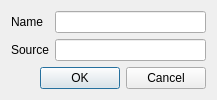
<?xml version="1.0" encoding="UTF-8"?>
<ui version="4.0">
 <class>createTimelineDialog</class>
 <widget class="QDialog" name="createTimelineDialog">
  <property name="geometry">
   <rect>
    <x>0</x>
    <y>0</y>
    <width>217</width>
    <height>95</height>
   </rect>
  </property>
  <property name="windowTitle">
   <string>Create Timeline</string>
  </property>
  <layout class="QVBoxLayout" name="verticalLayout">
   <item>
    <layout class="QFormLayout" name="formLayout">
     <item row="0" column="0">
      <widget class="QLabel" name="nameLabel">
       <property name="sizePolicy">
        <sizepolicy hsizetype="MinimumExpanding" vsizetype="Preferred">
         <horstretch>0</horstretch>
         <verstretch>0</verstretch>
        </sizepolicy>
       </property>
       <property name="text">
        <string>Name</string>
       </property>
      </widget>
     </item>
     <item row="0" column="1">
      <widget class="QLineEdit" name="timelineNameLine"/>
     </item>
     <item row="1" column="0">
      <widget class="QLabel" name="sourceLabel">
       <property name="sizePolicy">
        <sizepolicy hsizetype="Minimum" vsizetype="Preferred">
         <horstretch>0</horstretch>
         <verstretch>0</verstretch>
        </sizepolicy>
       </property>
       <property name="text">
        <string>Source</string>
       </property>
      </widget>
     </item>
     <item row="1" column="1">
      <widget class="QLineEdit" name="timelineSourceLine">
       <property name="text">
        <string/>
       </property>
      </widget>
     </item>
    </layout>
   </item>
   <item>
    <widget class="QDialogButtonBox" name="buttonBox">
     <property name="orientation">
      <enum>Qt::Horizontal</enum>
     </property>
     <property name="standardButtons">
      <set>QDialogButtonBox::Cancel|QDialogButtonBox::Ok</set>
     </property>
    </widget>
   </item>
  </layout>
 </widget>
 <resources/>
 <connections>
  <connection>
   <sender>buttonBox</sender>
   <signal>accepted()</signal>
   <receiver>createTimelineDialog</receiver>
   <slot>accept()</slot>
   <hints>
    <hint type="sourcelabel">
     <x>248</x>
     <y>254</y>
    </hint>
    <hint type="destinationlabel">
     <x>157</x>
     <y>274</y>
    </hint>
   </hints>
  </connection>
  <connection>
   <sender>buttonBox</sender>
   <signal>rejected()</signal>
   <receiver>createTimelineDialog</receiver>
   <slot>reject()</slot>
   <hints>
    <hint type="sourcelabel">
     <x>316</x>
     <y>260</y>
    </hint>
    <hint type="destinationlabel">
     <x>286</x>
     <y>274</y>
    </hint>
   </hints>
  </connection>
 </connections>
</ui>
